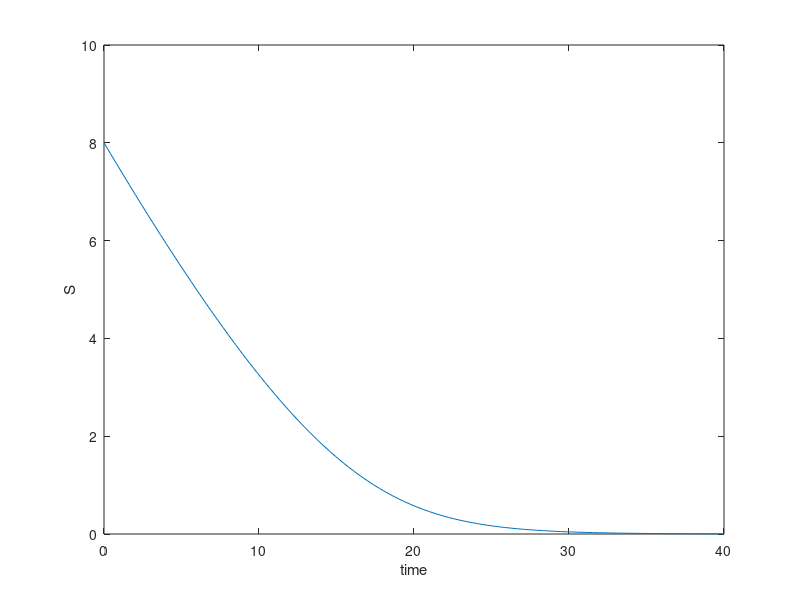

MATLAB code for this plot:
S0 = 8; v = 0.7; k = 2.5;
xr = zeros(1,100);
t = linspace(0,40);
for i = 1:100
    f =@(S) S0 - v*t(i) + k*log(S0/S) - S;
    xl = 0; xu =50;
    xr(i) = xl; ea = 100;
    while (1)
        xrold = xr(i);
        xr(i) = (xl + xu)/2;
        if xr(i) ~= 0
            ea = abs((xr(i) - xrold)/xr(i)) * 100;
        end
        test = f(xl)*f(xr(i));
        if test < 0
            xu = xr(i);
        elseif test > 0
            xl = xr(i);
        else
            ea = 0;
        end
        if ea <= 0.001, break, end
    end
end
plot(t,xr), xlabel('time'), ylabel('S')
